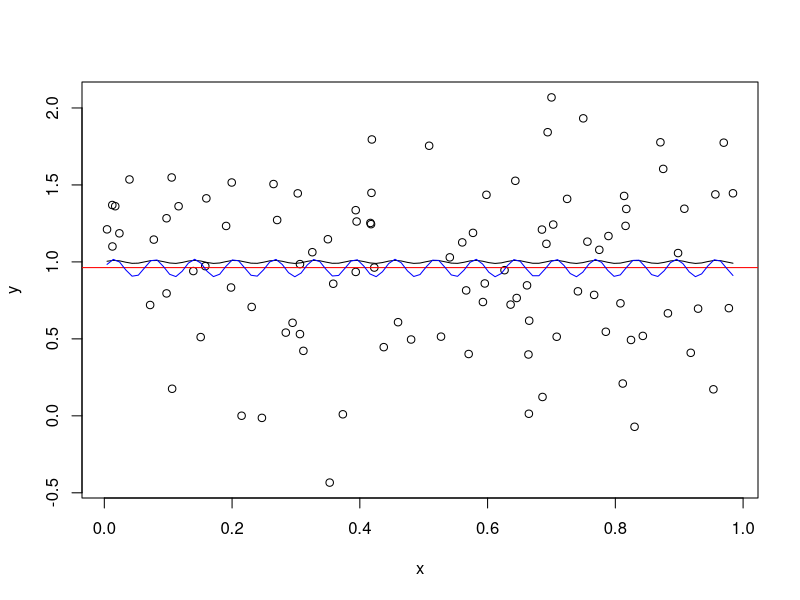

Recreate this plot in R.
## ---- chunk 1
ugly.func = function(x) {1 + 0.01*sin(100*x)}
r = runif(100); y = ugly.func(r) + rnorm(length(r),0,0.5)
plot(r,y,xlab="x",ylab="y"); curve(ugly.func,add=TRUE)
abline(h=mean(y),col="red")
sine.fit = lm(y ~ 1+ sin(100*r))
curve(sine.fit$coefficients[1]+sine.fit$coefficients[2]*sin(100*x),
      col="blue",add=TRUE)
cat('\n\n') 
